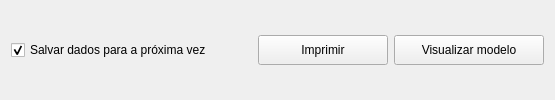
     <widget class="QGroupBox" name="verticalGroupBox_2">
      <property name="sizePolicy">
       <sizepolicy hsizetype="Preferred" vsizetype="Fixed">
        <horstretch>0</horstretch>
        <verstretch>0</verstretch>
       </sizepolicy>
      </property>
      <property name="styleSheet">
       <string notr="true">QGroupBox {
padding-top:0;
border:none;
}</string>
      </property>
      <property name="title">
       <string/>
      </property>
      <layout class="QHBoxLayout" name="horizontalLayout">
       <item>
        <widget class="QCheckBox" name="save_data_ckb">
         <property name="text">
          <string>Salvar dados para a próxima vez</string>
         </property>
         <property name="checked">
          <bool>true</bool>
         </property>
        </widget>
       </item>
       <item>
        <spacer name="horizontalSpacer_2">
         <property name="orientation">
          <enum>Qt::Horizontal</enum>
         </property>
         <property name="sizeHint" stdset="0">
          <size>
           <width>40</width>
           <height>20</height>
          </size>
         </property>
        </spacer>
       </item>
       <item>
        <widget class="QPushButton" name="print_btn">
         <property name="minimumSize">
          <size>
           <width>130</width>
           <height>30</height>
          </size>
         </property>
         <property name="cursor">
          <cursorShape>PointingHandCursor</cursorShape>
         </property>
         <property name="styleSheet">
          <string notr="true"/>
         </property>
         <property name="text">
          <string>Imprimir</string>
         </property>
         <property name="icon">
          <iconset resource="assets.qrc">
           <normaloff>:/print/assets/print-blue-26.png</normaloff>:/print/assets/print-blue-26.png</iconset>
         </property>
         <property name="iconSize">
          <size>
           <width>18</width>
           <height>18</height>
          </size>
         </property>
        </widget>
       </item>
       <item>
        <widget class="QPushButton" name="preview_btn">
         <property name="minimumSize">
          <size>
           <width>150</width>
           <height>30</height>
          </size>
         </property>
         <property name="cursor">
          <cursorShape>PointingHandCursor</cursorShape>
         </property>
         <property name="text">
          <string>Visualizar modelo</string>
         </property>
         <property name="icon">
          <iconset resource="assets.qrc">
           <normaloff>:/print/assets/preview-blue-30.png</normaloff>:/print/assets/preview-blue-30.png</iconset>
         </property>
         <property name="iconSize">
          <size>
           <width>18</width>
           <height>18</height>
          </size>
         </property>
        </widget>
       </item>
      </layout>
     </widget>
